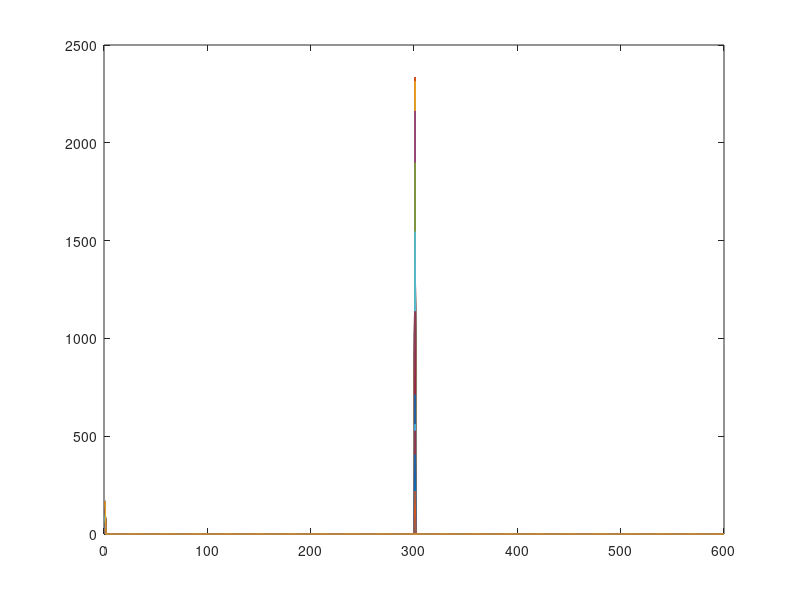
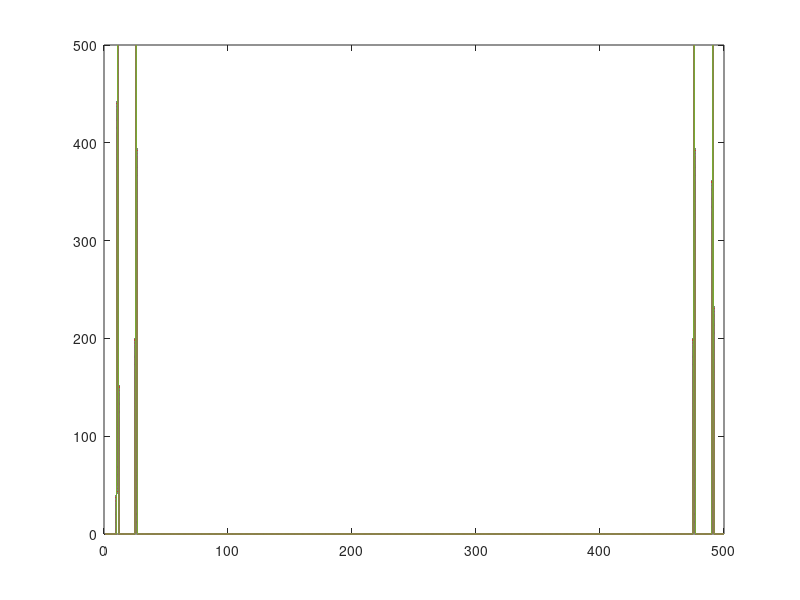

Write MATLAB code to recreate these figures, in order. (Note: this script raises an error after producing the figures.)
pixelnum=500;
alinenum=600;
FreqComp=0:0.01:1;
p=1:pixelnum;
a=1/2;
b=1.5;
phi0=0.5*pi;

RawData=zeros(pixelnum,alinenum);
RawData2=zeros(pixelnum,alinenum);
for n=1:alinenum
    phi=phi0+p/pixelnum*pi/2;
%     phi=1.6345
%     RawData(:,n)=cos(p*2*pi/10-b*sin(phi));
    RawData(:,n)=exp(1i*(p*2*pi/20+b*sin(phi0)))+exp(-1i*(p*2*pi/20+b*sin(phi0)))+exp(1i*(-p*2*pi/50+b*sin(phi0)))+exp(-1i*(-p*2*pi/50+b*sin(phi0)));
%     RawData2(:,n)=imag(hilbert(RawData(:,n)));
    phi0=phi0+a*2*pi;
end
figure;plot(abs((fft(RawData,[],2)))');
figure;plot(abs(fft(RawData)));


NewData=RawData.*repmat(sin(2*pi*a*(0:(alinenum-1))+0.5*pi),[size(RawData,1),1]);%figure;plot(abs(fft(NewData,[],2))')
H1=GetFreqComp(NewData',[1,30])';
H2=GetFreqComp(RawData',[1,30])';
% HRatio=mean(abs(H1),2)./mean(abs(H2),2);
% HRatio=sqrt(sum(H1.^2,2)./sum(H2.^2,2));
% figure;plot(HRatio);

NewData=sqrt(sum((H1(:)).^2)/sum((H2(:)).^2))*H2-1i*H1;
figure;plot((abs(fft(NewData))));%
figure;imshow(abs(fft(NewData)))

% figure;imshow(RawData,[]);

% for n=1:pixelnum 
%     RawData2(n,:)=imag(hilbert(RawData(n,:)));
% end
% RealPart=fft(RawData,[],2);
% ImagPart=fft(RawData2,[],2);
% 
% figure;plot(RealPart);
% figure;imshow(RawData)
% figure;plot(RawData(103,:));

% NewData=real((fft(RawData,[],2)))+1i*imag((fft(RawData2,[],2)));
% NewData=ifft(NewData,[],2);
% NewData=GetFreqComp(NewData',[298,306])';
% figure;imshow(abs(fft(NewData)),[]);
% figure;plot(abs(fft(NewData)));


NewData=real((fft(RawData,[],2)))+1i*real((fft(RawData2,[],2)));
NewData=ifft(NewData,[],2);
NewData=GetFreqComp(NewData',[298,306])';
figure;imshow(abs(fft(NewData)),[]);
figure;plot(abs(fft(NewData)));


RawData=zeros(pixelnum,alinenum);
for n=1:alinenum
    phi=phi0+p/pixelnum*pi/2;
%     phi=1.6345
%     RawData(:,n)=cos(p*2*pi/10+b*sin(phi));
    RawData(:,n)=(exp(1i*(p*2*pi/100+b*sin(phi0))));
    % RawData(:,n)=cos(p*2*pi/10+b*sin(phi0)+0*n*2*pi);
    phi0=phi0+a*2*pi;
end
% figure;imshow(RawData)
% figure;plot(RawData(103,:));
figure;plot(imag((fft(RawData(1:3,:),[],2)))');
hold on;plot(real((fft(RawData(1:3,:),[],2)))');





NewData=RawData.*repmat(sin(2*pi*a*(0:(alinenum-1))+0.5*pi),[size(RawData,1),1]);%figure;plot(abs(fft(NewData,[],2))')
H1=GetFreqComp(NewData',[1,50])';
NewData=RawData;
H2=GetFreqComp(NewData',[1,50])';
% NewData=sqrt(sum(abs(H1(:)))/sum(abs(H2(:))))*H2-1i*H1;
NewData=1.55*H2-1i*H1;
figure;plot((abs(fft(NewData))/1000));%imshow(abs(fft(NewData))/1000)
% figure;plot((abs(fft(NewData))/1000));%imshow(abs(fft(NewData))/1000)
figure;imshow(abs(fft(NewData))/1000)

NewData=RawData.*repmat(sin(2*pi*a*(0:(alinenum-1)))+sin(6*pi*a*(0:(alinenum-1))),[size(RawData,1),1]);%figure;plot(abs(fft(NewData,[],2))')
H1=GetFreqComp(NewData',1,30)';
NewData=RawData.*repmat(1+sin(4*pi*a*(0:(alinenum-1))+0.5*pi)+sin(8*pi*a*(0:(alinenum-1))+0.5*pi),[size(RawData,1),1]);
H2=GetFreqComp(NewData',1,30)';
NewData=sqrt(sum((H1(:)).^2)/sum((H2(:)).^2))*H2-1i*H1;
figure;plot((abs(fft(NewData))/1000));%imshow(abs(fft(NewData))/1000)
NewData=sqrt(sum(abs(H1(:)))/sum(abs(H2(:))))*H2-1i*H1;
figure;plot((abs(fft(NewData))/1000));%imshow(abs(fft(NewData))/1000)
figure;imshow(abs(fft(NewData))/1000)